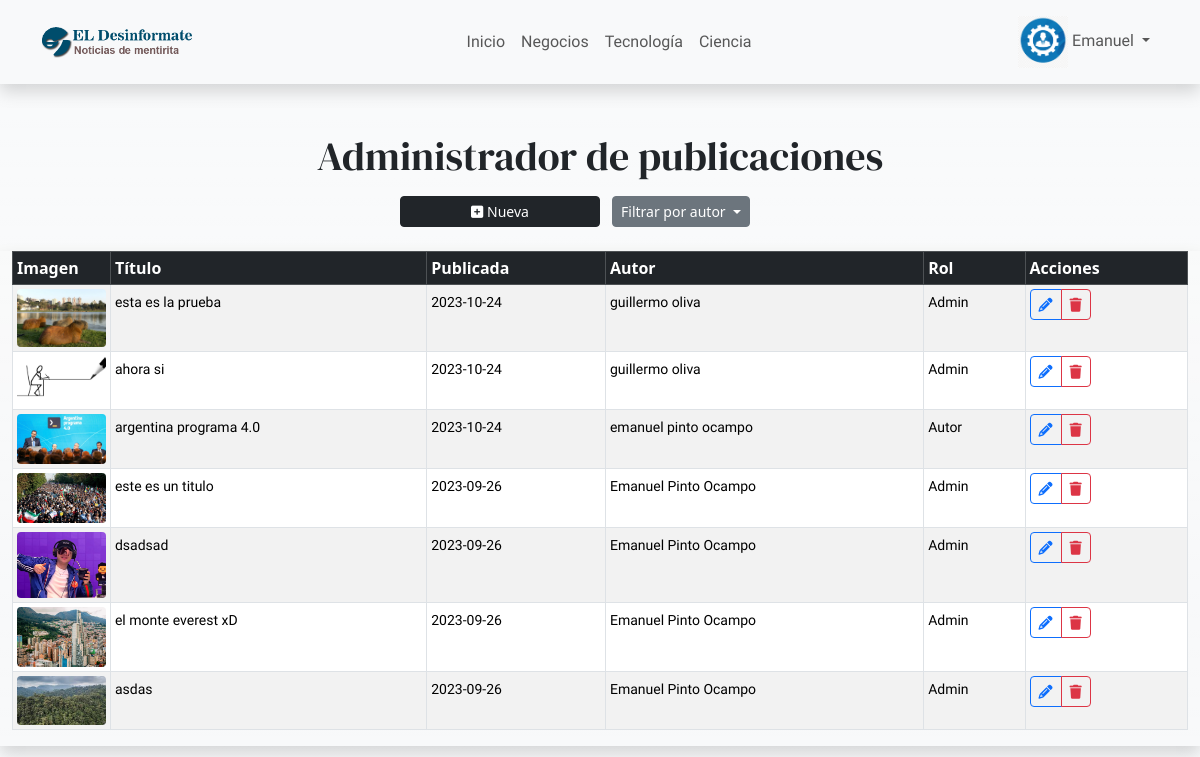
Page /admin/todas_publicaciones.php (signed in) on the committed database.
### tables this page shows
CREATE TABLE `news` (
  `id_noticia` int(11) NOT NULL,
  `id_usuario` int(11) NOT NULL,
  `titulo` text NOT NULL,
  `copete` text NOT NULL,
  `cuerpo` text NOT NULL,
  `imagen` varchar(255) NOT NULL,
  `fecha` date NOT NULL,
  `categoria` varchar(30) NOT NULL
);

### backend/admin_noticias.php (called while the page is built, shortened)
<?php
extract($_REQUEST);
require("conexion.php");
if (!isset($autor)) {
    $instruccion = "
    SELECT news.*, CONCAT(usuarios.nombre, ' ', usuarios.apellido) AS autor, usuarios.rol
    FROM news
    INNER JOIN usuarios ON news.id_usuario = usuarios.id_usuario
    ORDER BY news.fecha DESC
";
}
$todas_publicaciones = $conexion->query($instruccion);
?>

### admin/todas_publicaciones.php (the view, shortened to what this page needs)
<?php
extract($_REQUEST);
require("../backend/admin_noticias.php");
?>
<!DOCTYPE html>
<html lang="es">
<head>
    <link href="https://cdn.jsdelivr.net/npm/bootstrap@5.3.2/dist/css/bootstrap.min.css" rel="stylesheet"
>
    <link rel="stylesheet" href="../estaticos/css/style.css">
</head>
<body class="bg-light bg-gradient">
    <div class="">
        <?php require("menu.php"); ?>
    </div>
    <div class="container-fluid">
        <div class="container">
            <h1 class="text-center">Administrador de publicaciones</h1>
        </div>
        <div class="mt-3">
            <div class="row justify-content-center">
                <a href="../noticias/form_agregar.php" class="btn btn-sm btn-dark col-2 mb-4">
                    <i class="fa-solid fa-square-plus"></i>
                    Nueva
                </a>
                <div class="dropdown col-2">
                    <button class="btn btn-sm btn-secondary dropdown-toggle" type="button" data-bs-toggle="dropdown"
                        aria-expanded="false">
                        Filtrar por autor
                    </button>
                </div>
                <?php if ($todas_publicaciones->rowCount() > 0): ?>
                    <div class="">
                        <div class="row shadow">
                            <div class="col-md-12">
                                <div class="table-responsive">
                                    <table class="table table-striped table-hover table-sm table-bordered">
                                        <thead>
                                            <tr class="table-dark">
                                                <th scope="col" class="col-1">Imagen</th>
                                                <th scope="col">Título</th>
                                                <th scope="col">Publicada</th>
                                                <th scope="col">Autor</th>
                                                <th scope="col">Rol</th>
                                                <th scope="col">Acciones</th>
                                            </tr>
                                        </thead>
                                        <tbody>
                                            <?php foreach ($todas_publicaciones as $noticia): ?>
                                                <tr>
                                                    <td>
                                                        <img src="../imagenes/subidas/<?php echo $noticia['imagen']; ?>"
                                                            class="img-fluid rounded-1" alt="Imagen de la noticia" width="100">
                                                    </td>
                                                    <td><small>
                                                            <?php echo $noticia['titulo']; ?>
                                                        </small></td>
                                                    <td><small>
                                                            <?php echo $noticia['fecha']; ?>
                                                        </small></td>
                                                    <td><small>
                                                            <?php echo $noticia['autor']; ?>
                                                        </small></td>
                                                    <td>
                                                        <?php if ($noticia['rol'] == "admin"): ?>
                                                            <small class="">
                                                                <?php echo "Admin"; ?></span>
                                                            <?php else: ?>
                                                                <small class="">
                                                                    <?php echo "Autor"; ?></span>
                                                                <?php endif ?>
                                                    </td>
                                                    <td>
                                                        <div class="btn-group" role="group">
                                                            <a href="../noticias/form_editar.php?id_noticia=<?php echo $noticia["id_noticia"]; ?>"
                                                                class="btn btn-sm btn-outline-primary" title="Editar"><i
                                                                    class="fas fa-pencil-alt"></i></a>
                                                            <a href="../backend/borrar_noticia.php?id_noticia=<?php echo $noticia["id_noticia"]; ?>&imagen=<?php echo $noticia["imagen"]; ?>"
                                                                class="btn btn-sm btn-outline-danger"
                                                                onclick="return confirm('¿Desea eliminar?')" title="Eliminar"><i
                                                                    class="fas fa-trash"></i></a>
                                                        </div>
                                                    </td>
                                                </tr>
                                            <?php endforeach; ?>
                                        </tbody>
                                    </table>
                                </div>
                            </div>
                        </div>
                    </div>
                <?php else: ?>
                    <div class="container mt-3 alert alert-secondary">
                        Aún no has publicado nada
                    </div>
                <?php endif ?>
            </div>
        </div>
    </div>
</body>
</html>

### admin/menu.php (shortened to what this page needs)
<?php
extract($_REQUEST);
if (!isset($_SESSION['usuario_logueado'])) {
    $is_logged = false;
    $_SESSION['rol'] = 'visitante';
    $rol = $_SESSION['rol'];
} else {
    $is_logged = true;
    $nombre = $_SESSION['nombre'];
    $rol = $_SESSION['rol'];
}
?>
<nav class="navbar navbar-expand-lg navbar-light bg-light shadow mb-5">
    <div class="container">
        <a href="../noticias/index.php" class="navbar-brand">
            <img src="../imagenes/logos/logo.png" alt="" width="150">
        </a>
        <div class="collapse navbar-collapse" id="navbarNav">
            <ul class="navbar-nav mx-auto">
                <li class="nav-item">
                    <a href="../noticias/index.php" class="nav-link link-underline">Inicio</a>
                </li>
                <li class="nav-item">
                    <a href="../noticias/index.php?categoria=Negocios" class="nav-link">Negocios</a>
                </li>
                <li class="nav-item">
                    <a href="../noticias/index.php?categoria=Tecnologia" class="nav-link">Tecnología</a>
                </li>
                <li class="nav-item">
                    <a href="../noticias/index.php?categoria=Ciencia" class="nav-link">Ciencia</a>
                </li>
            </ul>
            <div class="navbar-nav">
                <?php if ($is_logged): ?>
                    <div class="dropdown">
                        <a href="#" class="nav-link dropdown-toggle" id="dropdownUser1" data-bs-toggle="dropdown"
                            aria-expanded="false">
                            <?php if ($rol == "admin"): ?>
                                <img src="../imagenes/logos/useradmin.png" class="img-fluid" alt="usuario-logo" width="50">
                            <?php else: ?>
                                <img src="../imagenes/logos/user2.png" class="img-fluid" alt="usuario-logo" width="50">
                            <?php endif ?>
                            <?= $nombre ?>
                        </a>
                    </div>
                <?php else: ?>
                    <a href="form_login.php" class="btn btn-outline-dark">Ingresar</a>
                    <a class="nav-link text-center link-primary" href="agregar_usuario.php">Quiero ser autor</a>
                <?php endif; ?>
            </div>
        </div>
    </div>
</nav>

### estaticos/css/style.css (style rules this page uses)
:root { --font-dm: 'DM Serif Display', serif; --font-instrument: 'Instrument Serif', serif; --font-news: 'News Cycle', sans-serif; --font-roboto: 'Roboto', sans-serif; }
html { font-family: var(--font-roboto); }
h1, h2, h3, h4 { font-family: var(--font-dm); }
a, button, small { font-family: var(--font-news); }

### rows in the picture
news: imagen (picture), titulo "esta es la prueba", fecha "2023-10-24", autor "guillermo oliva", shows "Admin"
news: imagen (picture), titulo "ahora si", fecha "2023-10-24", autor "guillermo oliva", shows "Admin"
news: imagen (picture), titulo "argentina programa 4.0", fecha "2023-10-24", autor "emanuel pinto ocampo", shows "Autor"
news: imagen (picture), titulo "este es un titulo", fecha "2023-09-26", autor "Emanuel Pinto Ocampo", shows "Admin"
news: imagen (picture), titulo "dsadsad", fecha "2023-09-26", autor "Emanuel Pinto Ocampo", shows "Admin"
news: imagen (picture), titulo "el monte everest xD", fecha "2023-09-26", autor "Emanuel Pinto Ocampo", shows "Admin"
news: imagen (picture), titulo "asdas", fecha "2023-09-26", autor "Emanuel Pinto Ocampo", shows "Admin"

### other values in the picture
$nombre "Emanuel"
